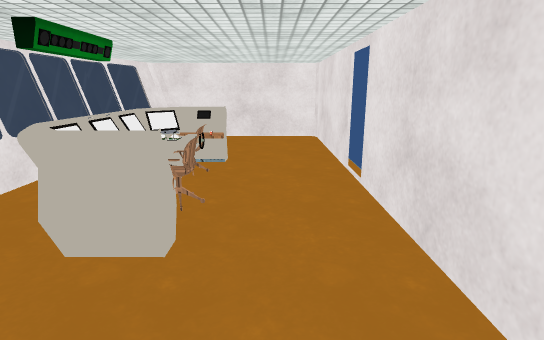
View 1 (above)

12 first-person views from a walk through a scene from a Unity 3-D project. The camera is 1.5 m above the floor, tilts 14° down and sees 80° across. The floor is counted in squares, 0.5 m on a side. Each view is taken from the middle of a square. On the plan, view 1 faces up. The plan holds only what a view shows up to about 20 squares ahead; the rest is blank. The player is left out. Door leaves are left out, so doorways stand open. Some surface patterns are stand-ins.

View 2
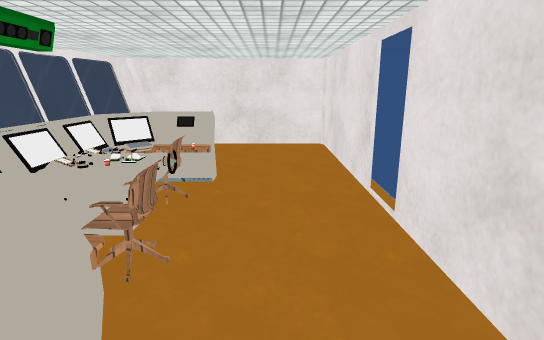

View 3
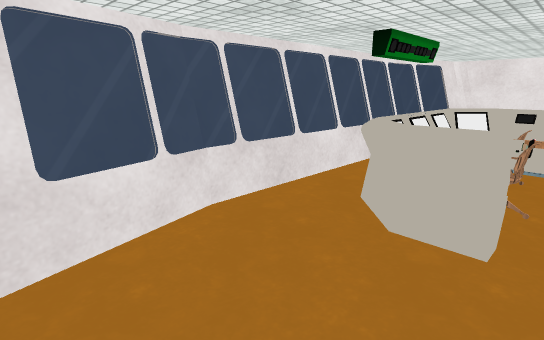

View 4
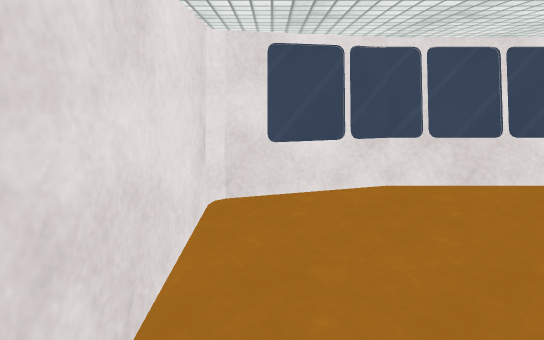

View 5
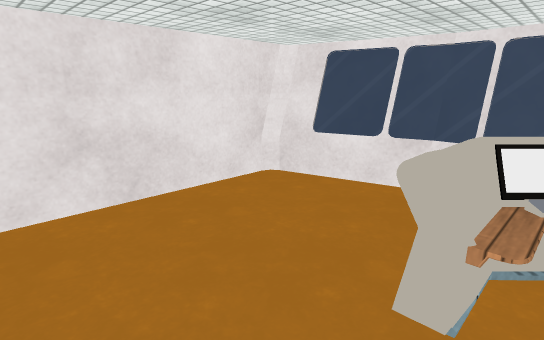

View 6
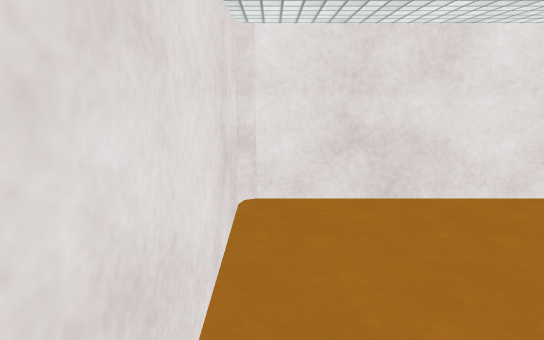

View 7
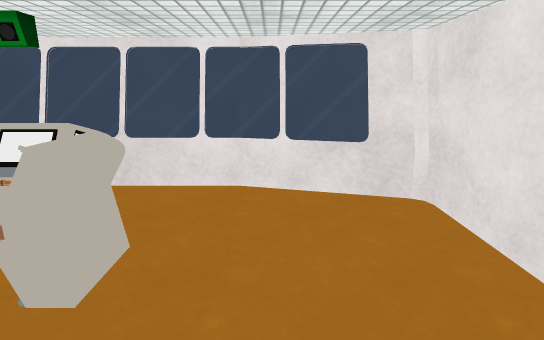

View 8
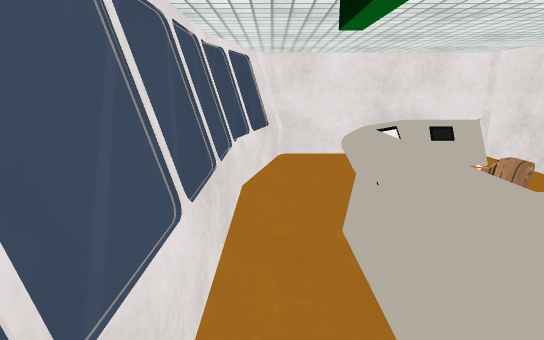

View 9
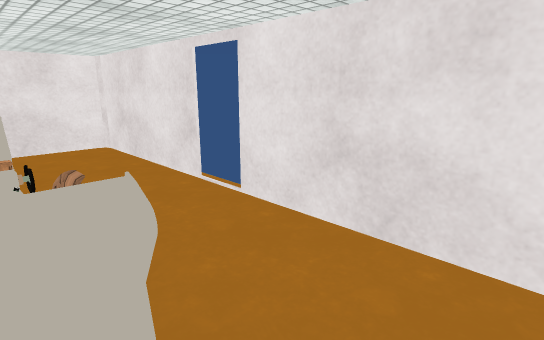

View 10
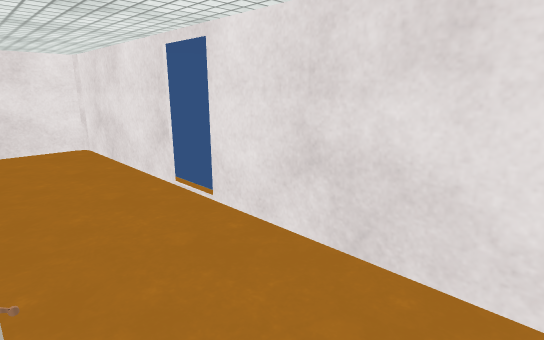

View 11
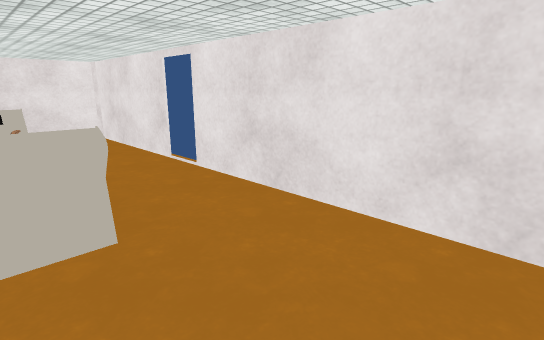

View 12
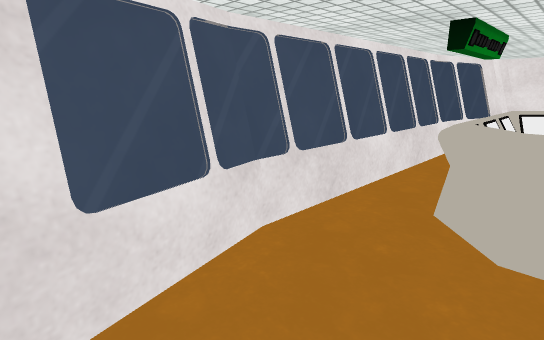

### Floor plan
Points are (right, up) in squares from view 1. A wall is a line through its corners. A room is listed if a view was taken in it or the views show most of it. See-through windows are left out.
Room 1 (views 1, 2, 3, 4, 5, 6, 7, 8, 9, 10, 11, 12)
walls: (-2, 6.3) (-2, 5.3) (-3.6, 5.3); (-2, 14.3) (-2, 13.5); (2.9, 12.4) (2.9, 21.1); (-5.3, 7.5) (-5.3, 12.6); (3, 20.7) (2.8, 21.2) (2.4, 21.3) (-6.7, 21.3) (-7, 20.8); (-7.2, 0) (-6.9, -1.4); (-7.5, 0) (-7.1, -1.4) (-6.1, -1.8); (-6.8, -1.1) (-6.5, -1.6); (-6.5, 21.3) (-6.7, 21); (-6.1, 21.5) (-7, 21.2) (-7.2, 20.9) (-7.5, 19.7); (-7, 21.2) (-7.3, 19.7); (-7.2, -1.1) (-6.8, -1.7); (-7.3, -1.2) (-7, -1.7) (2.4, -1.7) (2.8, -1.6) (2.9, -1.2) (2.9, 10.3)
low walls: (-2.1, 9.7) (-3.1, 9.7); (-2.3, 10.5) (-2.3, 9.2) (-3.8, 8.9); (-2.8, 10) (-2.8, 9.3); (-3.1, 6.3) (-2, 6.3); (-1.9, 5.6) (-3.9, 5.6); (-3.9, 14.1) (-1.9, 14.1); (-3.9, 14.3) (-2, 14.3); (-3.6, 5.3) (-5.6, 7.3) (-5.6, 12.6); (-7.9, 16) (-7.9, 3.6); (-8, 3.8) (-6.7, -1.3); (-6.7, 21) (-8, 15.9)
ways out: closed door at (3, 12); gap at (3, 10)
objects: chair (-2, 8)

Where each view was taken, in squares from view 1:
view 1: 0 up, 0 right, facing up
view 2: 3 up, 0 right, facing up
view 3: 1 down, 1 left, facing up-left
view 4: 0 up, 2 right, facing left
view 5: 7 up, 2 right, facing down-left
view 6: 7 up, 2 right, facing down
view 7: 17 up, 2 right, facing left
view 8: 6 up, 7 left, facing up
view 9: 3 up, 3 left, facing up-right
view 10: 3 up, 2 left, facing up-right
view 11: 1 down, 4 left, facing up-right
view 12: 1 down, 3 left, facing up-left
